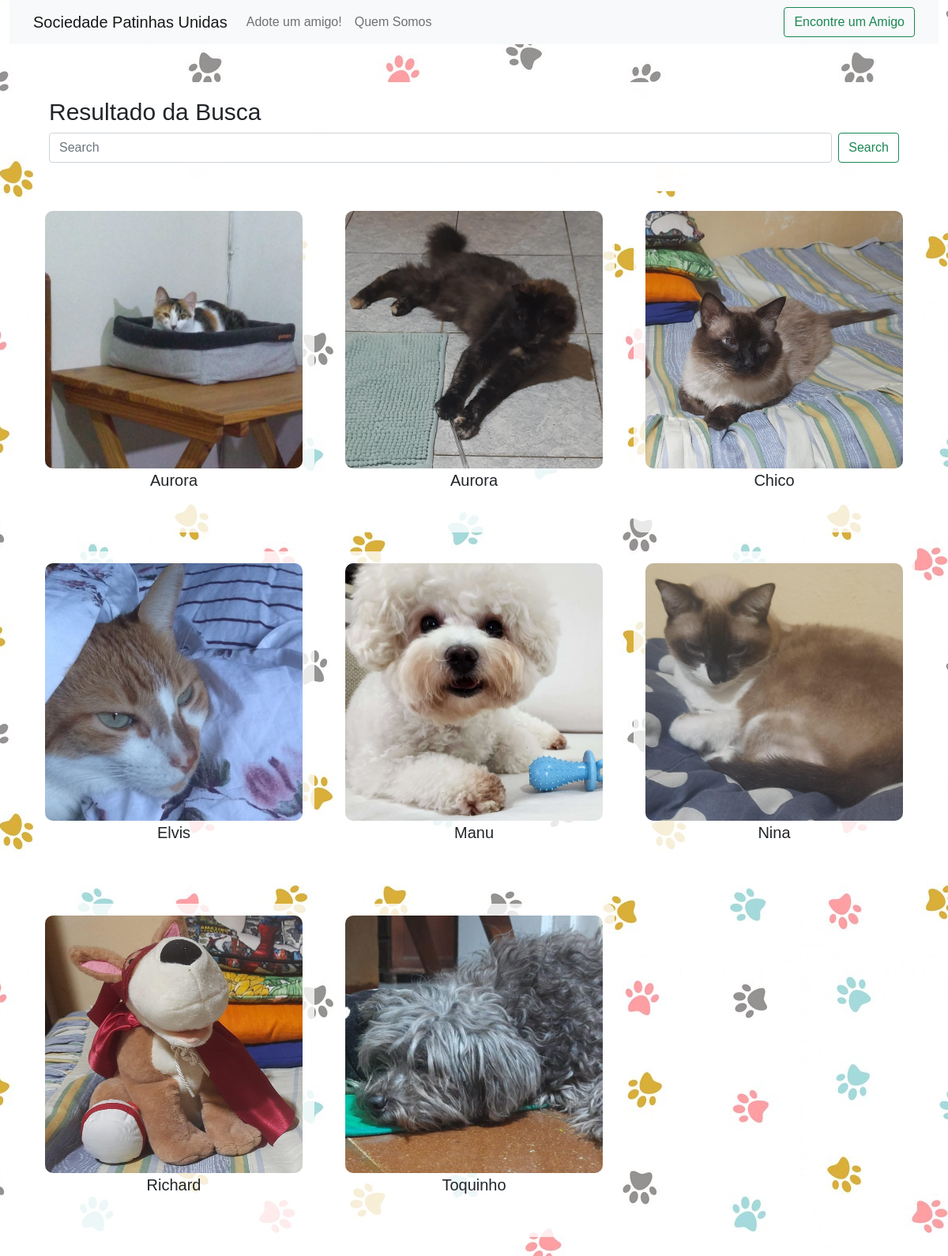
Page /animal/search/ on the committed database.
### base/models.py (models this page shows, shortened)
class Animal(models.Model):
    id_ficha = models.IntegerField(null=True, blank=True)
    nome = models.CharField(max_length=100)
    especie = models.CharField(max_length=100)
    idade = models.IntegerField(null=True, blank=True)
    raca = models.CharField(max_length=100)
    historico_saude = models.CharField(max_length=100)
    foto = models.ImageField(upload_to='static', blank=True, null=True)
    class Meta:
        verbose_name= 'Ficha Animal'
        verbose_name_plural = 'Fichas Animais'
        ordering = ['nome']

### base/views.py (the view, shortened to what this page needs)
# urls.py: path('animal/search/', animal_search, name='animal_search'),
def animal_search(request):
    form = AnimalSearchForm(request.GET)
    animals = Animal.objects.all()
    context = {'animals': animals, 'form': form}
    return render(request, 'animal_search.html', context)

### base/forms.py
class AnimalSearchForm(forms.Form):
    query = forms.CharField(
        label='',
        widget=forms.TextInput(attrs={'class': 'form-control me-2', 'type': 'search', 'placeholder': 'Search', 'aria-label': 'Search'})
    )

### base/templates/animal_search.html (shortened to what this page needs)
{% load static %}
<!DOCTYPE html>
<html lang="pt-BR">
<head>
    <link rel="stylesheet" href="https://cdn.jsdelivr.net/npm/bootstrap@5.1.3/dist/css/bootstrap.min.css">
    <link rel="stylesheet" href="{% static 'css/styles.css' %}">
</head>
<body>
  <main class="main">
    <div class="container-fluid">
      <nav class="navbar navbar-expand-lg navbar-light bg-light">
        <div class="container">
          <a class="navbar-brand" href="/">Sociedade Patinhas Unidas</a>
          <div class="collapse navbar-collapse" id="navbarNav">
            <div class="navbar-nav">
              <a class="nav-link" href="/cadastro/">Adote um amigo!</a>
              <a class="nav-link" href="/quem_somos/">Quem Somos</a>
            </div>
            <form class="d-flex ms-auto" role="search" method="get" action="{% url 'animal_search' %}">
                <div class="ms-auto">
                    <button class="btn btn-outline-success mr-2" type="submit">Encontre um Amigo</button>
                </div>
            </form>
          </div>
        </div>
      </nav>
      <div class="container mt-5">
        <div class="search-header animal-search-container">
            <h2>Resultado da Busca</h2>
            <form class="d-flex mb-3" role="search" method="get" action="{% url 'animal_search' %}">
                {{ form.query }}
                <button class="btn btn-outline-success" type="submit">Search</button>
            </form>
        </div>
        {% if animals %}
            <div class="row">
                {% for animal in animals %}
                    <div class="col-md-4 mb-4">
                        <div class="animal-container animal-color-{{ forloop.counter }}">
                            <a href="{% url 'animal_detail' animal.id %}">
                                <img src="{{ animal.foto.url }}" alt="{{ animal.nome }}" class="img-fluid" style="object-fit: cover;">
                            </a>
                            <p>{{ animal.nome }}</p>
                        </div>
                    </div>
                {% endfor %}
            </div>
        {% else %}
            <p>Nenhum animal encontrado.</p>
        {% endif %}
    </div>
    </div>
  </main>
</body>
</html>

### base/static/css/styles.css (style rules this page uses)
body { background-image: url('../images/background.jpg'); background-repeat: repeat; background-position: center center; font-family: 'Tahoma', sans-serif; font-size: 16px; }
h1, h2, h3, h4, h5, h6 { font-family: 'Tahoma', sans-serif; font-size: 30px; }
p { font-size: 20px; }
.animal-container { background-color: rgba(255, 255, 255, 0.8); padding: 15px; border-radius: 10px; text-align: center; margin-bottom: 20px; height: 100%; }
.animal-container img { width: 100%; height: auto; border-radius: 10px; }
.animal-search-container { background-color: rgba(255, 255, 255, 0.99); padding: 20px; border-radius: 10px; margin-top: 20px; }
.search-header { margin-bottom: 10px; }

### rows in the picture
Animal: foto (picture), nome "Aurora"
Animal: foto (picture), nome "Aurora"
Animal: foto (picture), nome "Chico"
Animal: foto (picture), nome "Elvis"
Animal: foto (picture), nome "Manu"
Animal: foto (picture), nome "Nina"
Animal: foto (picture), nome "Richard"
Animal: foto (picture), nome "Toquinho"
